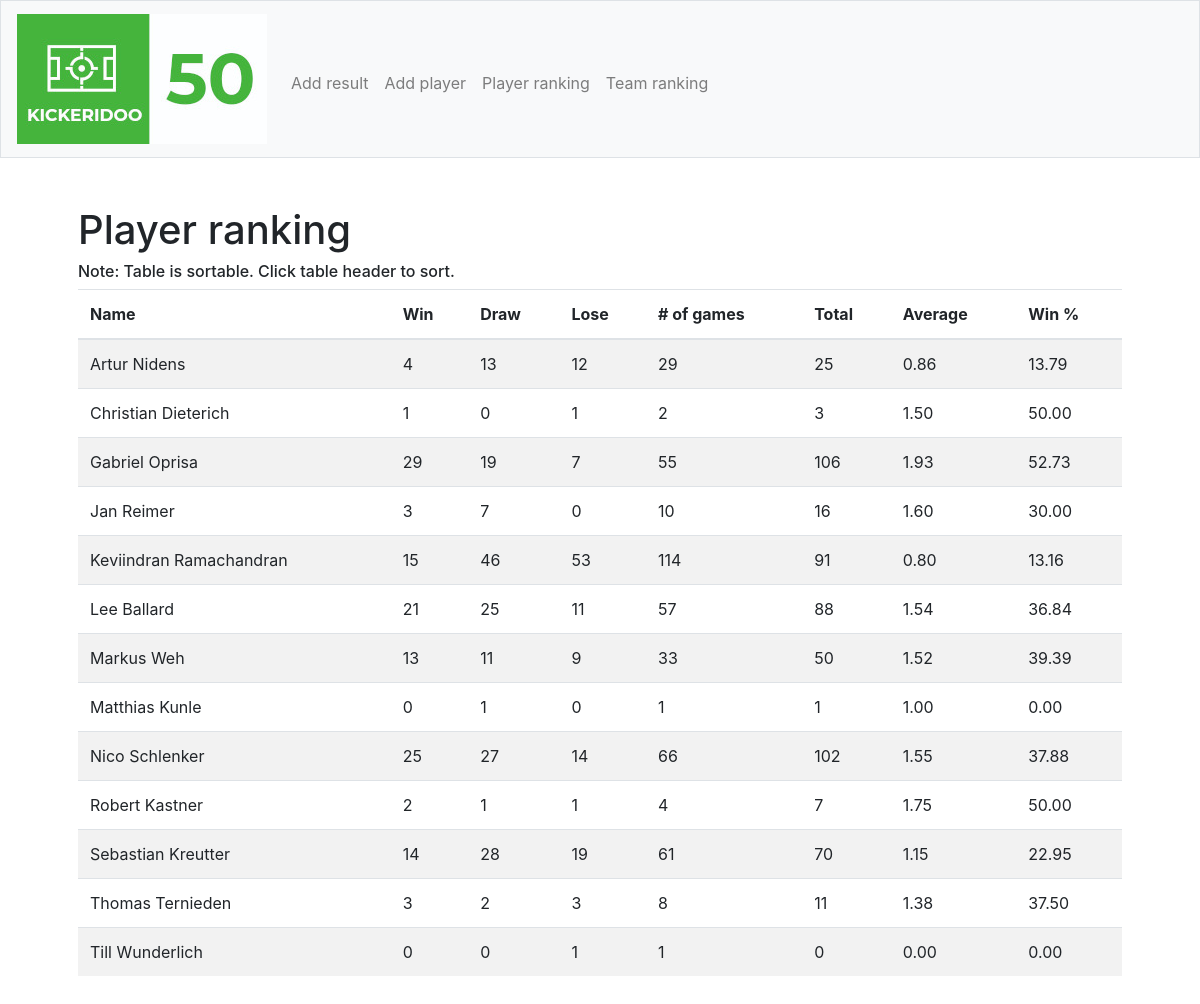
Page /player-ranking on the earlier database version.
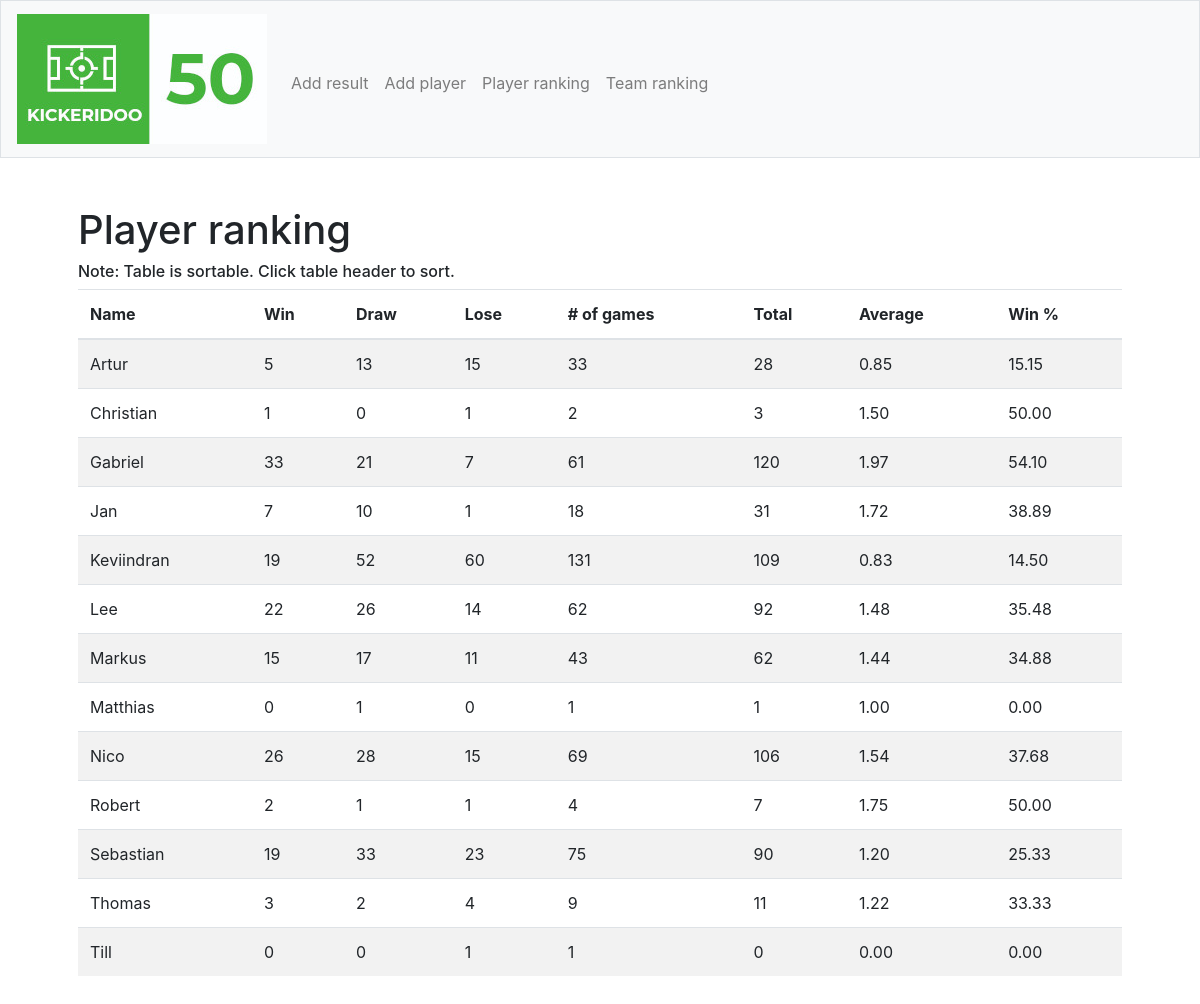
Same page on the later database version.
### tables this page shows
CREATE TABLE "players" (
	"id"	INTEGER PRIMARY KEY AUTOINCREMENT,
	"name"	TEXT,
	"w"	INTEGER DEFAULT 0,
	"d"	INTEGER DEFAULT 0,
	"l"	INTEGER DEFAULT 0
);

### application.py (the view)
@app.route("/player-ranking")
def player_ranking():
    players = db.execute("SELECT * FROM players ORDER BY name ASC")
    return render_template("player-ranking.html", players=players)

### templates/player-ranking.html (shortened to what this page needs)
{% extends "layout.html" %}
{% block main %}
    <h1>Player ranking</h1>
    <h6>Note: Table is sortable. Click table header to sort.</h6>
    <table class="table table-striped sortable">
        <thead>
            <tr>
                <th>Name</th>
                <th>Win</th>
                <th>Draw</th>
                <th>Lose</th>
                <th># of games</th>
                <th>Total</th>
                <th>Average</th>
                <th>Win %</th>
            </tr>
        </thead>
        <tbody>
            {% for player in players %}
            <tr>
                <td>{{ player.name }}</td>
                <td>{{ player.w }}</td>
                <td>{{ player.d }}</td>
                <td>{{ player.l }}</td>
                <td>{{ player.w + player.d + player.l }}</td>
                <td>{{ ((player.w * 3) + (player.d * 1)) }}</td>
                <td>{% if player.w + player.d + player.l != 0 %}
                    {{'%0.2f' | format(((player.w * 3) + (player.d * 1)) / (player.w + player.d + player.l)|float) }}
                    {% else %}
                    {{ 0 }}
                    {% endif %}
                </td>
                <td>
                    {% if player.w + player.d + player.l != 0 %}
                    {{'%0.2f' | format((player.w / (player.w + player.d + player.l)) * 100|float) }}
                    {% else %}
                    {{ 0 }}
                    {% endif %}
                </td>
            </tr>
            {% endfor %}
        </tbody>
    </table>
{% endblock %}

Differences in the rows shown:
changed players: name "Artur Nidens" → "Artur"; w "4" → "5"; l "12" → "15"; player.w+player.d+player.l "29" → "33"; ((player.w*3)+(player.d*1)) "25" → "28"; w+d+l "0.86" → "0.85"; (player.w/(player.w+player.d+player.l))*100|float "13.79" → "15.15"
changed players: name "Christian Dieterich" → "Christian"
changed players: name "Gabriel Oprisa" → "Gabriel"; w "29" → "33"; d "19" → "21"; player.w+player.d+player.l "55" → "61"; ((player.w*3)+(player.d*1)) "106" → "120"; w+d+l "1.93" → "1.97"; (player.w/(player.w+player.d+player.l))*100|float "52.73" → "54.10"
changed players: name "Jan Reimer" → "Jan"; w "3" → "7"; d "7" → "10"; l "0" → "1"; player.w+player.d+player.l "10" → "18"; ((player.w*3)+(player.d*1)) "16" → "31"; w+d+l "1.60" → "1.72"; (player.w/(player.w+player.d+player.l))*100|float "30.00" → "38.89"
changed players: name "Keviindran Ramachandran" → "Keviindran"; w "15" → "19"; d "46" → "52"; l "53" → "60"; player.w+player.d+player.l "114" → "131"; ((player.w*3)+(player.d*1)) "91" → "109"; w+d+l "0.80" → "0.83"; (player.w/(player.w+player.d+player.l))*100|float "13.16" → "14.50"
changed players: name "Lee Ballard" → "Lee"; w "21" → "22"; d "25" → "26"; l "11" → "14"; player.w+player.d+player.l "57" → "62"; ((player.w*3)+(player.d*1)) "88" → "92"; w+d+l "1.54" → "1.48"; (player.w/(player.w+player.d+player.l))*100|float "36.84" → "35.48"
changed players: name "Markus Weh" → "Markus"; w "13" → "15"; d "11" → "17"; l "9" → "11"; player.w+player.d+player.l "33" → "43"; ((player.w*3)+(player.d*1)) "50" → "62"; w+d+l "1.52" → "1.44"; (player.w/(player.w+player.d+player.l))*100|float "39.39" → "34.88"
changed players: name "Matthias Kunle" → "Matthias"
changed players: name "Nico Schlenker" → "Nico"; w "25" → "26"; d "27" → "28"; l "14" → "15"; player.w+player.d+player.l "66" → "69"; ((player.w*3)+(player.d*1)) "102" → "106"; w+d+l "1.55" → "1.54"; (player.w/(player.w+player.d+player.l))*100|float "37.88" → "37.68"
changed players: name "Robert Kastner" → "Robert"
changed players: name "Sebastian Kreutter" → "Sebastian"; w "14" → "19"; d "28" → "33"; l "19" → "23"; player.w+player.d+player.l "61" → "75"; ((player.w*3)+(player.d*1)) "70" → "90"; w+d+l "1.15" → "1.20"; (player.w/(player.w+player.d+player.l))*100|float "22.95" → "25.33"
changed players: name "Thomas Ternieden" → "Thomas"; l "3" → "4"; player.w+player.d+player.l "8" → "9"; w+d+l "1.38" → "1.22"; (player.w/(player.w+player.d+player.l))*100|float "37.50" → "33.33"
changed players: name "Till Wunderlich" → "Till"
